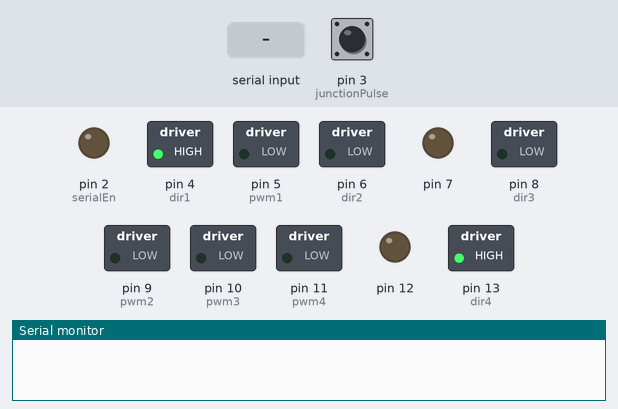
The sketch below on a simulated Arduino Uno, built with avr-gcc and run on an emulated ATmega328P. On the bench: switched loads named in the sketch (green lamp = pin HIGH), output pins drawn as LEDs (lit = HIGH), the last lines printed to the serial monitor. Inputs (shaded band) come from the test bench; at power-on: pin 3 (junctionPulse) LOW.

Above: at 2.3 s.
2.4 s: "1" received over Serial
At 3.4 s:
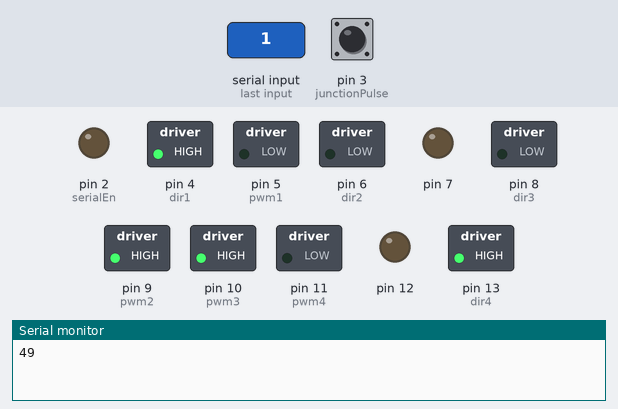
3.9 s: "0" received over Serial
At 4.5 s:
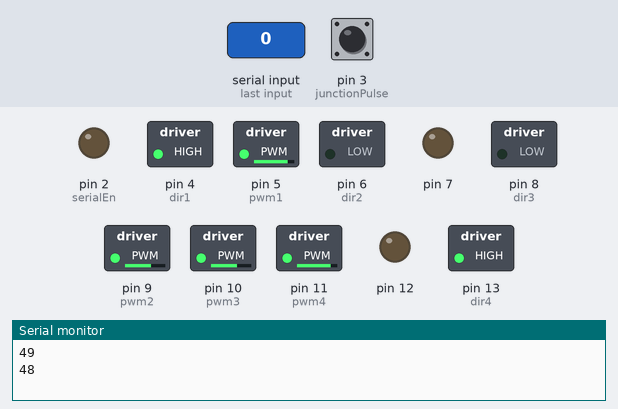
5.4 s: "2" received over Serial
At 5.7 s:
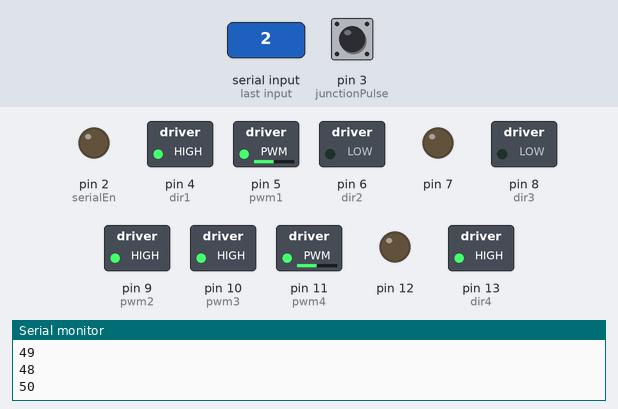
6.9 s: "2" received over Serial
At 8.0 s:
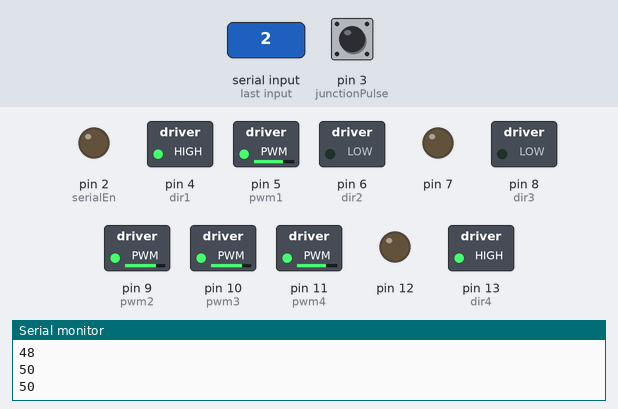
8.4 s: byte 255 (255) received over Serial
At 9.2 s:
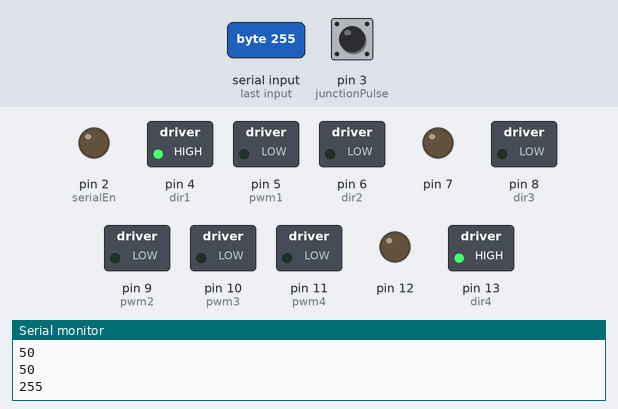
Timing chart, 0 to 10.9 s (numbered marks = the images above; inputs shaded):
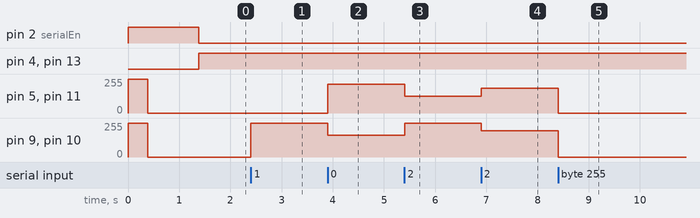

Measured:
- after the input at 2.4 s, pin 9 (pwm2), pin 10 (pwm3): 0/255 → 255/255 at once
- after the input at 3.9 s, pin 5 (pwm1), pin 11 (pwm4): 0/255 → 214/255 at once; pin 9 (pwm2), pin 10 (pwm3): 255/255 → 165/255 at once
- after the input at 5.4 s, pin 5 (pwm1), pin 11 (pwm4): 214/255 → 124/255 at once; pin 9 (pwm2), pin 10 (pwm3): 165/255 → 255/255 at once
- after the input at 6.9 s, pin 5 (pwm1), pin 11 (pwm4): 124/255 → 184/255 at once; pin 9 (pwm2), pin 10 (pwm3): 255/255 → 196/255 at once
- after the input at 8.4 s, pin 5 (pwm1), pin 11 (pwm4): 184/255 → 0/255 at once; pin 9 (pwm2), pin 10 (pwm3): 196/255 → 0/255 at once

The sketch:

lin_following_uart.ino
```cpp
const float Kp = 0.4; //0.3;//0.45;   // Kp value that you have to change 0.45
const float Kd =30;//18;//25;
//kd=1;// Kd value that you have to change 150
const float setPoint = 35;    // Middle point of sensor array
const float baseSpeed = 190;    // Base speed for your motors
const float maxSpeed = 255;   // Maximum speed for your motors

const byte rx = 0;    // Defining pin 0 as Rx
const byte tx = 1;    // Defining pin 1 as Tx
const byte serialEn = 2;    // Connect UART output enable of LSA08 to pin 2
const byte junctionPulse = 3;   // Connect JPULSE of LSA08 to pin 4
const byte dir1 = 4;
const byte pwm1 = 5; // rf
const byte dir2 = 6;
const byte pwm2 = 9; // lf
const byte dir3 = 8;
const byte pwm3 = 10; // lb
const byte dir4 = 13;
const byte pwm4 = 11; // rb
void setup() {
  pinMode(serialEn,OUTPUT);   // Setting serialEn as digital output pin
  pinMode(junctionPulse,INPUT);   // Setting junctionPulse as digital input pin

  // Setting pin 10 - 13 as digital output pin
  for(byte i=4;i<=13;i++) {
    pinMode(i,OUTPUT);
  }

  // Setting initial condition of serialEn pin to HIGH
  digitalWrite(serialEn,HIGH);
  digitalWrite(junctionPulse,LOW);
  // Setting the initial condition of motors
  // make sure both PWM pins are LOW
  digitalWrite(pwm1,LOW);
  digitalWrite(pwm2,LOW);
  digitalWrite(pwm3,LOW);
  digitalWrite(pwm4,LOW);
  // State of DIR pins are depending on your physical connection
  // if your robot behaves strangely, try changing thses two values
  digitalWrite(dir1,HIGH);
  digitalWrite(dir2,LOW);
  digitalWrite(dir3,LOW);
  digitalWrite(dir4,HIGH);


  // Begin serial communication with baudrate 9600
  Serial.begin(9600);

}

float lastError = 0;    // Declare a variable to store previous error

void loop() {
  analogWrite(pwm1,255);
    analogWrite(pwm2,255);
    analogWrite(pwm3,255);
    analogWrite(pwm4,255);
    digitalWrite(dir1,LOW);//RF
    digitalWrite(dir2,LOW);//LF
    digitalWrite(dir3,LOW);//LB
    digitalWrite(dir4,LOW);//RB
    delay(385);
    analogWrite(pwm1,0);
    analogWrite(pwm2,0);
    analogWrite(pwm3,0);
    analogWrite(pwm4,0);
    delay(1000);
    while (true){
        digitalWrite(dir1,HIGH);
  digitalWrite(dir2,LOW);
  digitalWrite(dir3,LOW);
  digitalWrite(dir4,HIGH);
  digitalWrite(serialEn,LOW);   // Set serialEN to LOW to request UART data
  while(Serial.available() <= 0);   // Wait for data to be available
  int positionVal = Serial.read();    // Read incoming data and store in variable positionVal
  digitalWrite(serialEn,HIGH);    // Stop requesting for UART data
  Serial.println(positionVal);
  int junc= digitalRead(junctionPulse);
//  Serial.print("junction");
//  Serial.println(junc);

  /*if (junc==1){
    while (true){
    analogWrite(pwm1,50);
    analogWrite(pwm2,50);
    analogWrite(pwm3,50);
    analogWrite(pwm4,50);
    delay(1000);
    while (true){
        analogWrite(pwm1,0);
    analogWrite(pwm2,0);
    analogWrite(pwm3,0);
    analogWrite(pwm4,0);
    }    }
  }*/
  // If no line is detected, stay at the position

  if(positionVal == 255) {
    analogWrite(pwm1,0);
    analogWrite(pwm2,0);
    analogWrite(pwm3,0);
    analogWrite(pwm4,0);
  }


  // Else if line detected, calculate the motor speed and apply
  else {
    float error = positionVal - setPoint;   // Calculate the deviation from position to the set point
    float motorSpeed = Kp * error + Kd * (error - lastError);   // Applying formula of PID
    lastError = error;    // Store current error as previous error for next iteration use

    // Adjust the motor speed based on calculated value
    // You might need to interchange the + and - sign if your robot move in opposite direction
    float leftMotorSpeed = baseSpeed + motorSpeed;
    float rightMotorSpeed = baseSpeed - motorSpeed;

    // If the speed of motor exceed max speed, set the speed to max speed
    if(rightMotorSpeed > maxSpeed) rightMotorSpeed = maxSpeed;
    if(leftMotorSpeed > maxSpeed) leftMotorSpeed = maxSpeed;

    // If the speed of motor is negative, set it to 0
    if(rightMotorSpeed < 0) rightMotorSpeed = 0;
    if(leftMotorSpeed < 0) leftMotorSpeed = 0;
//  Serial.print(rightMotorSpeed);
//  Serial.print(" ");
//  Serial.println(leftMotorSpeed);
//    // Writing the motor speed value as output to hardware motor
    analogWrite(pwm1,rightMotorSpeed);
    analogWrite(pwm4,rightMotorSpeed);
    analogWrite(pwm3,leftMotorSpeed);
    analogWrite(pwm2,leftMotorSpeed);
  }

    }
}
```
